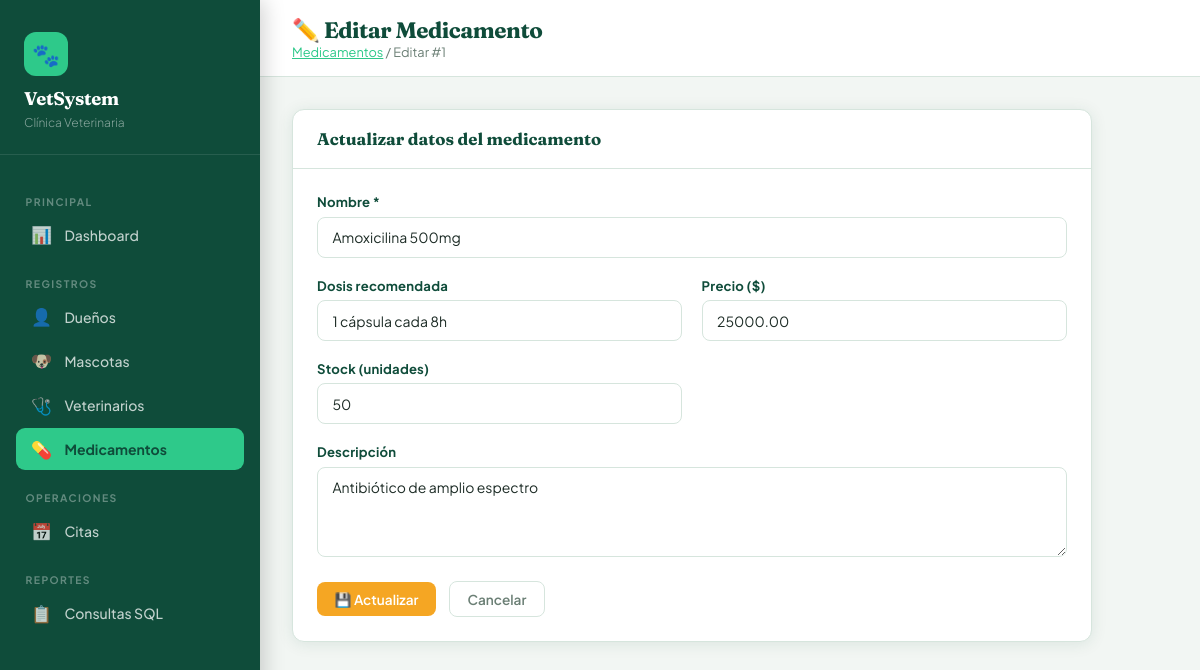
Screenshot of /medicamentos/editar.php?id=1 with the database file from the repository.
### tables this page shows
CREATE TABLE MEDICAMENTO (
  ID_Med      INT AUTO_INCREMENT PRIMARY KEY,
  Nombre      VARCHAR(100) NOT NULL,
  Dosis       VARCHAR(50),
  Precio      DECIMAL(8,2) DEFAULT 0.00,
  Stock       INT DEFAULT 0,
  Descripcion TEXT,
  created_at  TIMESTAMP DEFAULT CURRENT_TIMESTAMP
);

### medicamentos/editar.php (the view, shortened to what this page needs)
<?php
$root = '../';
$conn = getConexion();
$id  = (int)($_GET['id'] ?? 0);
$med = $conn->query("SELECT * FROM MEDICAMENTO WHERE ID_Med=$id")->fetch_assoc();
?>
<!DOCTYPE html>
<html lang="es">
<head>
  <link rel="stylesheet" href="<?= $root ?>assets/css/style.css">
</head>
<body>
<?php include $root . 'includes/sidebar.php'; ?>
<div class="main">
  <div class="topbar">
    <div>
      <h1>✏️ Editar Medicamento</h1>
      <div class="breadcrumb"><a href="index.php" style="color:var(--accent)">Medicamentos</a> / Editar #<?= $id ?></div>
    </div>
  </div>
  <div class="content">
    <div class="card" style="max-width:800px">
      <div class="card-header"><h3>Actualizar datos del medicamento</h3></div>
      <div class="card-body">
        <form method="POST">
          <div class="form-grid">
            <div class="form-group" style="grid-column:1/-1">
              <label>Nombre *</label>
              <input type="text" name="nombre" class="form-control" required
                     value="<?= htmlspecialchars($med['Nombre']) ?>">
            </div>
            <div class="form-group">
              <label>Dosis recomendada</label>
              <input type="text" name="dosis" class="form-control"
                     value="<?= htmlspecialchars($med['Dosis']) ?>">
            </div>
            <div class="form-group">
              <label>Precio ($)</label>
              <input type="number" name="precio" step="0.01" min="0" class="form-control"
                     value="<?= htmlspecialchars($med['Precio']) ?>">
            </div>
            <div class="form-group">
              <label>Stock (unidades)</label>
              <input type="number" name="stock" min="0" class="form-control"
                     value="<?= htmlspecialchars($med['Stock']) ?>">
            </div>
            <div class="form-group" style="grid-column:1/-1">
              <label>Descripción</label>
              <textarea name="descripcion" class="form-control"><?= htmlspecialchars($med['Descripcion']) ?></textarea>
            </div>
          </div>
          <div class="form-actions">
            <button type="submit" class="btn btn-warning">💾 Actualizar</button>
            <a href="index.php" class="btn btn-outline">Cancelar</a>
          </div>
        </form>
      </div>
    </div>
  </div>
</div>
</body>
</html>

### assets/css/style.css (style rules this page uses)
:root { --primary: #0f4c3a; --primary-mid: #1a6b52; --accent: #2ec98a; --amber: #f5a623; --danger: #e05c5c; --bg: #f2f6f3; --white: #ffffff; --card: #ffffff; --text: #1c2b25; --muted: #6b7f75; --border: #d6e5dd; --sidebar-w: 260px; --radius: 12px; --shadow: 0 2px 16px rgba(15,76,58,.10); --shadow-md: 0 4px 24px rgba(15,76,58,.16); }
*, *::before, *::after { box-sizing: border-box; margin: 0; padding: 0; }
body { font-family: 'Plus Jakarta Sans', sans-serif; background: var(--bg); color: var(--text); min-height: 100vh; display: flex; }
.main { margin-left: var(--sidebar-w); flex: 1; min-height: 100vh; display: flex; flex-direction: column; }
.topbar { background: var(--white); border-bottom: 1px solid var(--border); padding: 1rem 2rem; display: flex; align-items: center; justify-content: space-between; }
.topbar h1 { font-family: 'Fraunces', serif; font-size: 1.4rem; font-weight: 700; color: var(--primary); letter-spacing: -.5px; }
.topbar .breadcrumb { font-size: .8rem; color: var(--muted); }
.content { padding: 2rem; flex: 1; }
.card { background: var(--card); border-radius: var(--radius); box-shadow: var(--shadow); border: 1px solid var(--border); overflow: hidden; }
.card-header { padding: 1.2rem 1.5rem; border-bottom: 1px solid var(--border); display: flex; align-items: center; justify-content: space-between; gap: 1rem; }
.card-header h3 { font-family: 'Fraunces', serif; font-size: 1.05rem; color: var(--primary); font-weight: 700; }
.card-body { padding: 1.5rem; }
.btn { display: inline-flex; align-items: center; gap: .4rem; padding: .55rem 1.1rem; border-radius: 8px; font-size: .85rem; font-weight: 600; font-family: inherit; cursor: pointer; border: none; text-decoration: none; transition: all .18s; white-space: nowrap; }
.btn-warning { background: var(--amber); color: #fff; }
.btn-outline { background: transparent; border: 1.5px solid var(--border); color: var(--muted); }
.form-grid { display: grid; grid-template-columns: repeat(auto-fit, minmax(260px, 1fr)); gap: 1.2rem; }
.form-group { display: flex; flex-direction: column; gap: .4rem; }
.form-group label { font-size: .82rem; font-weight: 700; color: var(--primary); letter-spacing: .2px; }
.form-control { padding: .65rem .9rem; border: 1.5px solid var(--border); border-radius: 8px; font-family: inherit; font-size: .875rem; color: var(--text); background: var(--white); transition: border-color .18s, box-shadow .18s; outline: none; }
textarea.form-control { resize: vertical; min-height: 90px; }
.form-actions { margin-top: 1.5rem; display: flex; gap: .8rem; align-items: center; }

### rows the page displays
medicamento: nombre "Amoxicilina 500mg", dosis "1 cápsula cada 8h", precio "25000.00", stock "50", descripcion "Antibiótico de amplio espectro"

### other values shown
$id "1"
